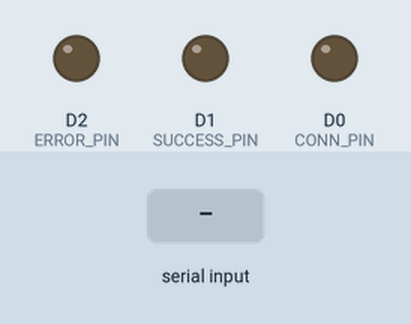
Simulated run of this sketch. Board: ESP8266 (NodeMCU). On the bench: output pins drawn as LEDs (lit = HIGH). The inputs (shaded band) are chosen by the test bench. WiFi joins after 1.5 s; servers stay silent unless stated; what the sketch prints to the serial monitor is not drawn.

Above: at 0.1 s.
At 2.7 s:
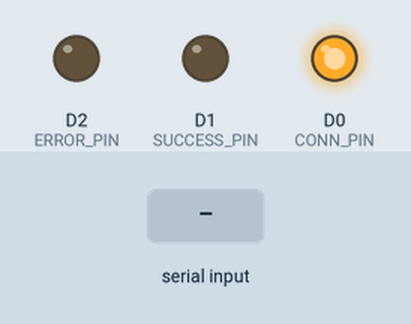
2.8 s: "1\n" received over Serial
Timing chart, 0 to 5.8 s (numbered marks = the images above; inputs shaded):
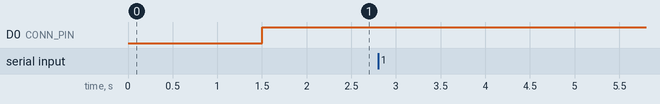

Measured:
- after the input at 2.8 s, every drawn part: stays the same

The sketch:

NodeMCU.ino
```cpp
#include <ESP8266HTTPClient.h>
#include <ESP8266WiFi.h>

#define ERROR_PIN D2
#define SUCCESS_PIN D1
#define CONN_PIN D0

const char *ssid = "TP-Link_3838"; //WIFI NAME OR HOTSPOT
const char *password = "nickaikian2143"; //WIFI PASSWORD POR MOBILE HOTSPOT PASSWORD

void setup() {
  Serial.begin(9600);

   WiFi.begin(ssid, password);
   Serial.println("");

   pinMode(CONN_PIN, OUTPUT);
   pinMode(SUCCESS_PIN, OUTPUT);
   pinMode(ERROR_PIN, OUTPUT);

   Serial.print("Connecting");
   while (WiFi.status() != WL_CONNECTED) {
     delay(500);
     Serial.print(".");
   }

   Serial.println("");
   Serial.print("Connected to ");
   Serial.println(ssid);
   Serial.print("IP address: ");
   Serial.println(WiFi.localIP());
}

void toggleConnStat() {
  if(WiFi.status() == WL_CONNECTED) {
    digitalWrite(CONN_PIN, HIGH);
  } else {
    digitalWrite(CONN_PIN, LOW);
  }
}

void loop() {
    if (Serial.available()) {
        String message = Serial.readStringUntil('\n');
        Serial.println("Received: " + message);
    }


  toggleConnStat();
  delay (2000);

  digitalWrite(SUCCESS_PIN, LOW);
  digitalWrite(ERROR_PIN, LOW);
}
```
